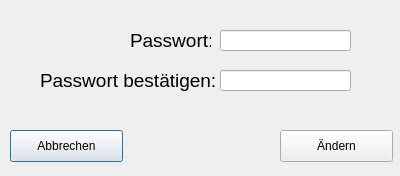
<?xml version="1.0" encoding="UTF-8"?>
<ui version="4.0">
 <class>NewPassword</class>
 <widget class="QDialog" name="NewPassword">
  <property name="geometry">
   <rect>
    <x>0</x>
    <y>0</y>
    <width>400</width>
    <height>176</height>
   </rect>
  </property>
  <property name="windowTitle">
   <string>Passwort ändern</string>
  </property>
  <widget class="QPushButton" name="btn_ErAbbrechen">
   <property name="geometry">
    <rect>
     <x>10</x>
     <y>130</y>
     <width>113</width>
     <height>32</height>
    </rect>
   </property>
   <property name="text">
    <string>Abbrechen</string>
   </property>
  </widget>
  <widget class="QPushButton" name="btn_NpAendern">
   <property name="geometry">
    <rect>
     <x>280</x>
     <y>130</y>
     <width>113</width>
     <height>32</height>
    </rect>
   </property>
   <property name="text">
    <string>Ändern</string>
   </property>
  </widget>
  <widget class="QLineEdit" name="txt_NpPasswort2">
   <property name="geometry">
    <rect>
     <x>220</x>
     <y>70</y>
     <width>131</width>
     <height>21</height>
    </rect>
   </property>
   <property name="echoMode">
    <enum>QLineEdit::Password</enum>
   </property>
  </widget>
  <widget class="QLabel" name="label">
   <property name="geometry">
    <rect>
     <x>130</x>
     <y>30</y>
     <width>81</width>
     <height>21</height>
    </rect>
   </property>
   <property name="font">
    <font>
     <pointsize>14</pointsize>
    </font>
   </property>
   <property name="text">
    <string>Passwort:</string>
   </property>
  </widget>
  <widget class="QLabel" name="label_2">
   <property name="geometry">
    <rect>
     <x>40</x>
     <y>70</y>
     <width>211</width>
     <height>21</height>
    </rect>
   </property>
   <property name="font">
    <font>
     <pointsize>14</pointsize>
    </font>
   </property>
   <property name="text">
    <string>Passwort bestätigen:</string>
   </property>
  </widget>
  <widget class="QLineEdit" name="txt_NpPasswort1">
   <property name="geometry">
    <rect>
     <x>220</x>
     <y>30</y>
     <width>131</width>
     <height>21</height>
    </rect>
   </property>
   <property name="echoMode">
    <enum>QLineEdit::Password</enum>
   </property>
  </widget>
 </widget>
 <tabstops>
  <tabstop>txt_NpPasswort1</tabstop>
  <tabstop>txt_NpPasswort2</tabstop>
  <tabstop>btn_NpAendern</tabstop>
  <tabstop>btn_ErAbbrechen</tabstop>
 </tabstops>
 <resources/>
 <connections/>
</ui>
